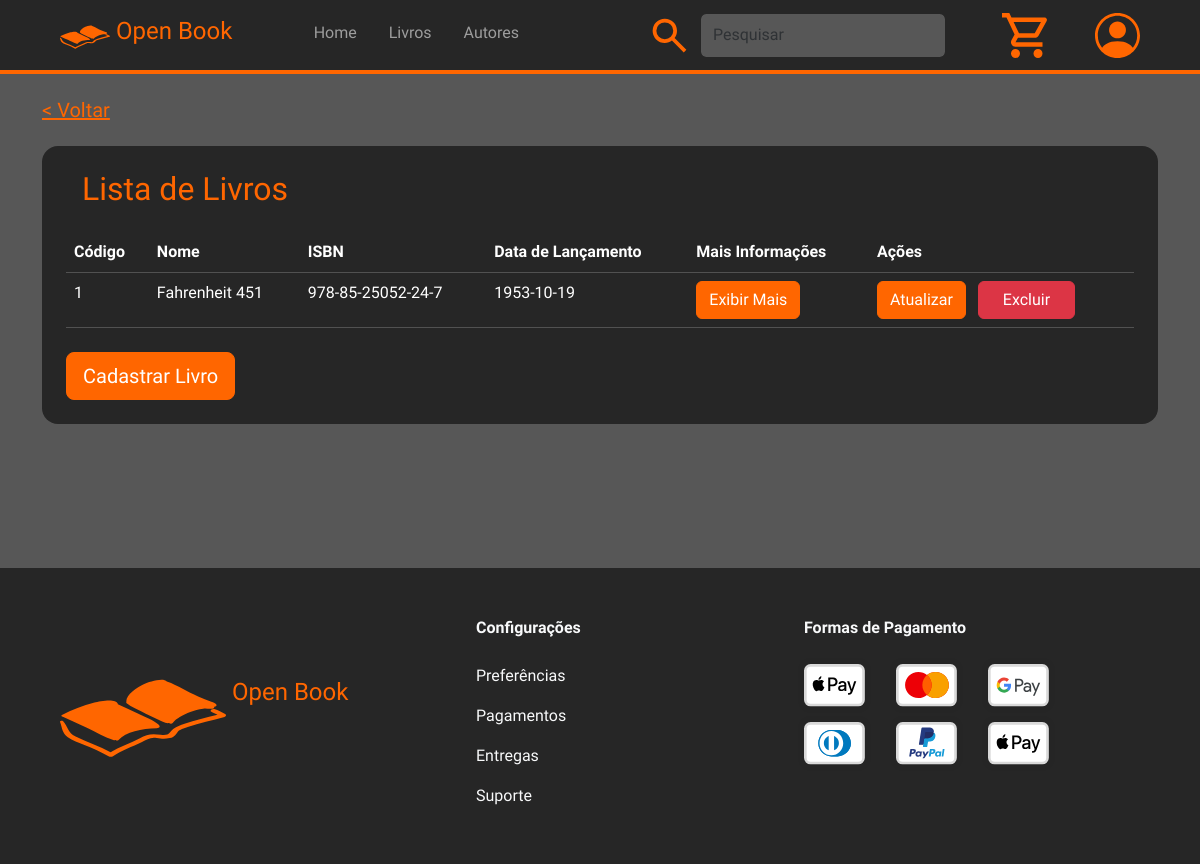
/views/tblLivro.php, run on an earlier commit of the app's database.
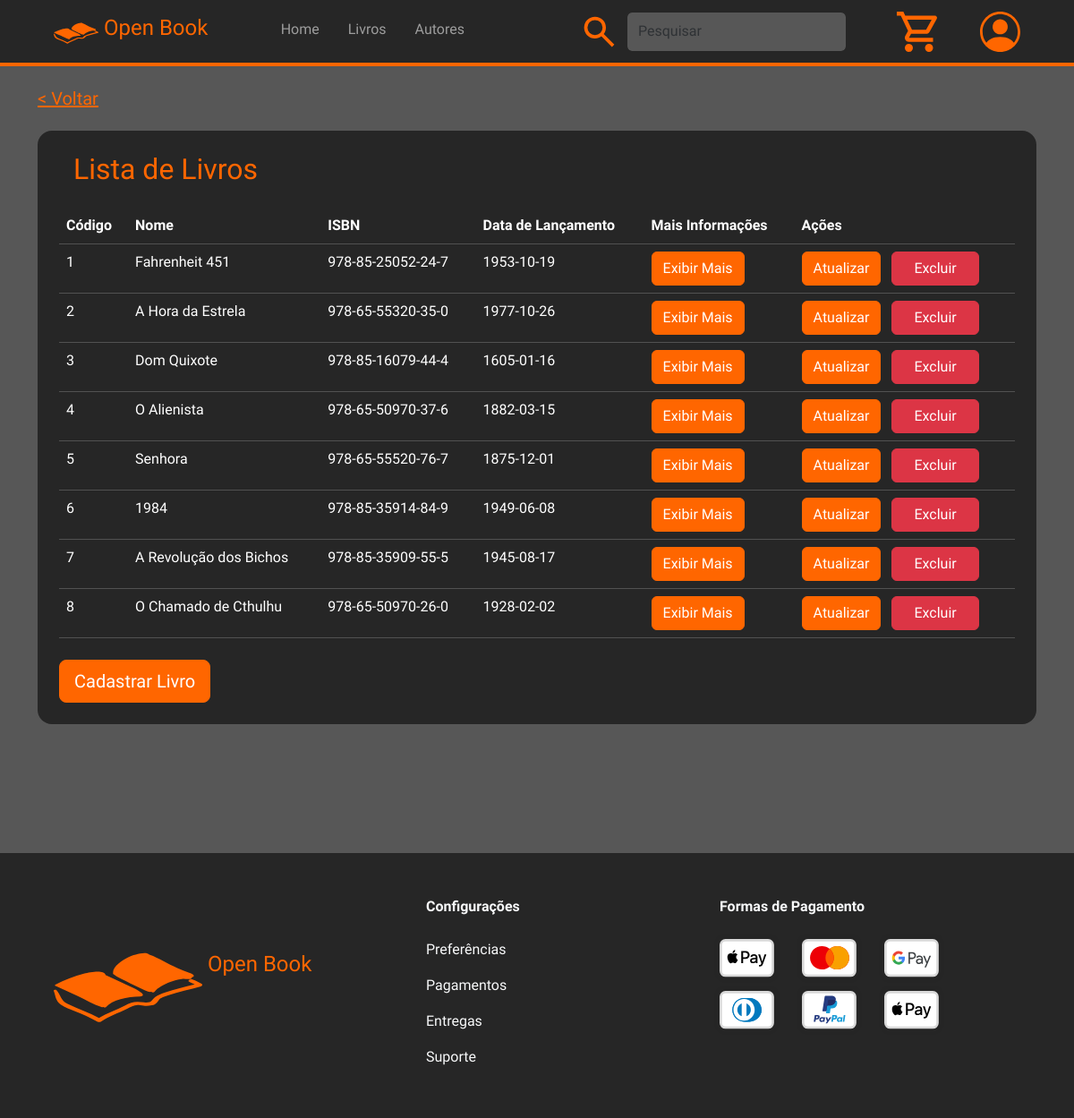
And on a later commit of the database.
### tables this page shows
CREATE TABLE `livro` (
  `cod_livro` int(11) NOT NULL,
  `nome_livro` varchar(70) NOT NULL,
  `isbn_livro` varchar(18) NOT NULL,
  `data_lancamento` date NOT NULL,
  `preco_livro` float NOT NULL,
  `descricao_livro` varchar(2000) DEFAULT NULL,
  `cod_genero` int(11) DEFAULT NULL,
  `cod_editora` int(11) DEFAULT NULL
);

### connection/conexao.php (called while the page is built, shortened)
<?php
    class Conexao {
        private $host = "localhost";
        private $usuario = "root";
        private $senha = "";
        private $banco = "db_livraria";
        private $conexao;
        public function __construct() {
            $this->conexao = new mysqli($this->host, $this->usuario, $this->senha, $this->banco);
        }
        public function getConexao() {
            return $this->conexao;
        }
    }
?>

### controllers/livroController.php (called while the page is built, shortened)
<?php
    require_once $_SERVER['DOCUMENT_ROOT'] . '/Projeto_Livraria_Web/src/models/livro.php';
    class LivroController {
        private $livro;
        public function __construct()
        {
            $this->livro = new Livro();
        }
        public function listar() {
            return $this->livro->listar();
        }
    }

### models/livro.php (called while the page is built, shortened)
<?php
require_once $_SERVER['DOCUMENT_ROOT'] . '/Projeto_Livraria_Web/src/connection/conexao.php';
class Livro
{
    private $conexao;
    public function __construct()
    {
        $this->conexao = new Conexao();
    }
    public function listar()
    {
        $sql = "SELECT * FROM livro";
        $stmt = $this->conexao->getConexao()->prepare($sql);
        $stmt->execute();
        $result = $stmt->get_result();
        $livros = [];
        while ($livro = $result->fetch_assoc()) {
            $livros[] = $livro;
        }
        return $livros;
    }
}

### views/tblLivro.php (the view, shortened to what this page needs)
<?php
    require_once $_SERVER['DOCUMENT_ROOT'] . '/Projeto_Livraria_Web/src/controllers/livroController.php';
?>
<!DOCTYPE html>
<html lang="en">
<head>
    <link rel="stylesheet" href="../assets/scss/main.css">
</head>
<body class="background-dark-light">
    <?php require_once "../components/header.php"; ?>
    <div class="container w-100 mx-auto mt-4">
        <h5><a href="javascript:history.back()" class="link-warning">
                < Voltar</a>
        </h5>
        <div class="border-warning bg-dark text-white p-4 mx-auto rounded-4 order-1 order-lg-2 mt-4 overflow-x-scroll">
            <h2 class="text-warning ms-md-3 mb-4">Lista de Livros</h2>
            <table class="table table-dark">
                <thead>
                    <tr>
                        <th>Código</th>
                        <th>Nome</th>
                        <th>ISBN</th>
                        <th>Data de Lançamento</th>
                        <th>Mais Informações</th>
                        <th>Ações</th>
                    </tr>
                </thead>
                <tbody>
                    <?php
                    $livroController = new LivroController();
                    $livros = $livroController->listar();
                    foreach ($livros as $livro) {
                    ?>
                        <tr>
                            <td><?php echo $livro['cod_livro']; ?></td>
                            <td><?php echo $livro['nome_livro']; ?></td>
                            <td><?php echo $livro['isbn_livro']; ?></td>
                            <td><?php echo $livro['data_lancamento']; ?></td>
                            <td>
                                <a onclick="exibirDescricao(<?php echo $livro['cod_livro'] ?>)" href="#" class="btn btn-warning text-white" data-bs-toggle="modal" data-bs-target="#exampleModal">
                                    Exibir Mais
                                </a>
                            </td>
                            <td>
                                <a href="<?php echo "formLivroUpdDlt.php?acao=upd&codLivro=" . $livro['cod_livro']; ?>" class="btn btn-warning text-white text-center me-2">Atualizar</a>
                                <a href="<?php echo "formLivroUpdDlt.php?acao=dlt&codLivro=" . $livro['cod_livro']; ?>" type="submit" class="btn btn-danger text-white text-center px-4">Excluir</a>
                            </td>
                        </tr>
                    <?php } ?>
                </tbody>
            </table>
            <a href="formLivroCrt.php?acao=crt" class="btn btn-warning btn-lg text-white mt-sm-2">Cadastrar Livro</a>
        </div>
    </div>
    <div class="w-100 mt-5 pt-5">
        <?php require_once "../components/footer.php"; ?>
    </div>
</body>
</html>

What changed in the data, as far as the page shows it:
added livro: cod_livro "2", nome_livro "A Hora da Estrela", isbn_livro "978-65-55320-35-0", data_lancamento "1977-10-26"
added livro: cod_livro "3", nome_livro "Dom Quixote", isbn_livro "978-85-16079-44-4", data_lancamento "1605-01-16"
added livro: cod_livro "4", nome_livro "O Alienista", isbn_livro "978-65-50970-37-6", data_lancamento "1882-03-15"
added livro: cod_livro "5", nome_livro "Senhora", isbn_livro "978-65-55520-76-7", data_lancamento "1875-12-01"
added livro: cod_livro "6", nome_livro "1984", isbn_livro "978-85-35914-84-9", data_lancamento "1949-06-08"
added livro: cod_livro "7", nome_livro "A Revolução dos Bichos", isbn_livro "978-85-35909-55-5", data_lancamento "1945-08-17"
added livro: cod_livro "8", nome_livro "O Chamado de Cthulhu", isbn_livro "978-65-50970-26-0", data_lancamento "1928-02-02"
